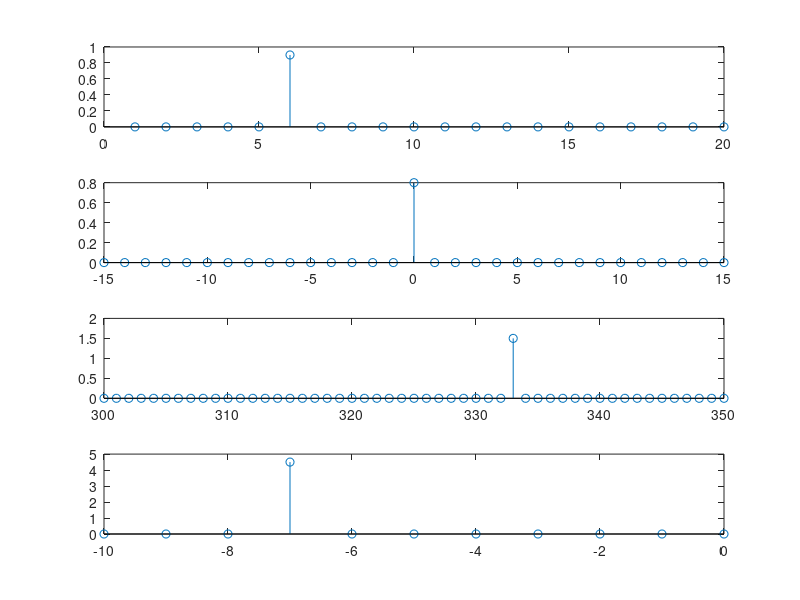
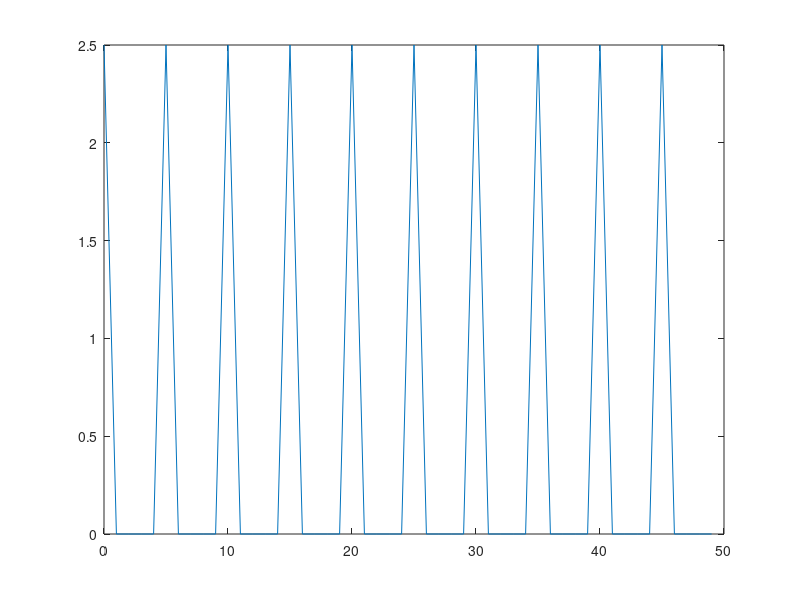
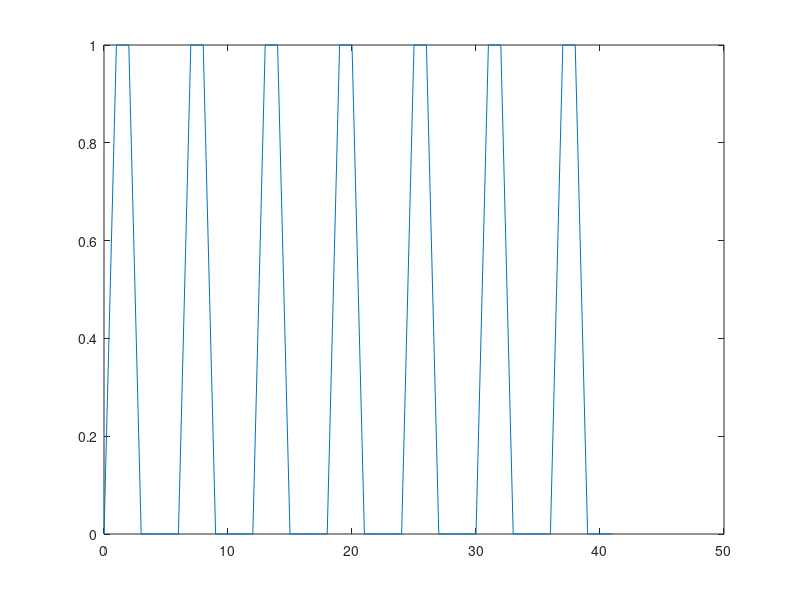

Recreate these plots in MATLAB, in order.
clear; close all;

% Exercise 1.1
%% Part A
figure;
x1 = [zeros(1, 5) 0.9 zeros(1, 14)]; subplot(4, 1, 1); stem(1:20, x1);
x2 = [zeros(1, 15) 0.8 zeros(1, 15)]; subplot(4, 1, 2); stem(-15:15, x2);
x3 = [zeros(1, 33) 1.5 zeros(1, 17)]; subplot(4, 1, 3); stem(300:350, x3);
x4 = [zeros(1, 3) 4.5 zeros(1, 7)]; subplot(4, 1, 4); stem(-10:0, x4);

%% Part B
A = 2.5; P = 5; L = 50; M = L / P;
s = repmat([A zeros(1, P - 1)], 1, M);
figure; plot(0:L - 1, s);

%% Part C
x = [0; 1; 1; 0; 0; 0] * ones(1, 7);
x = x(:);
size(x)
figure; plot(0:size(x) - 1, x);
disp('Part C equivalent formula: sum(x[n]=A*dirac(n-i*P)+A*dirac(n-i*P-1), i, 1, 7) where A=1 and P=6');
% End Exercise 1.1